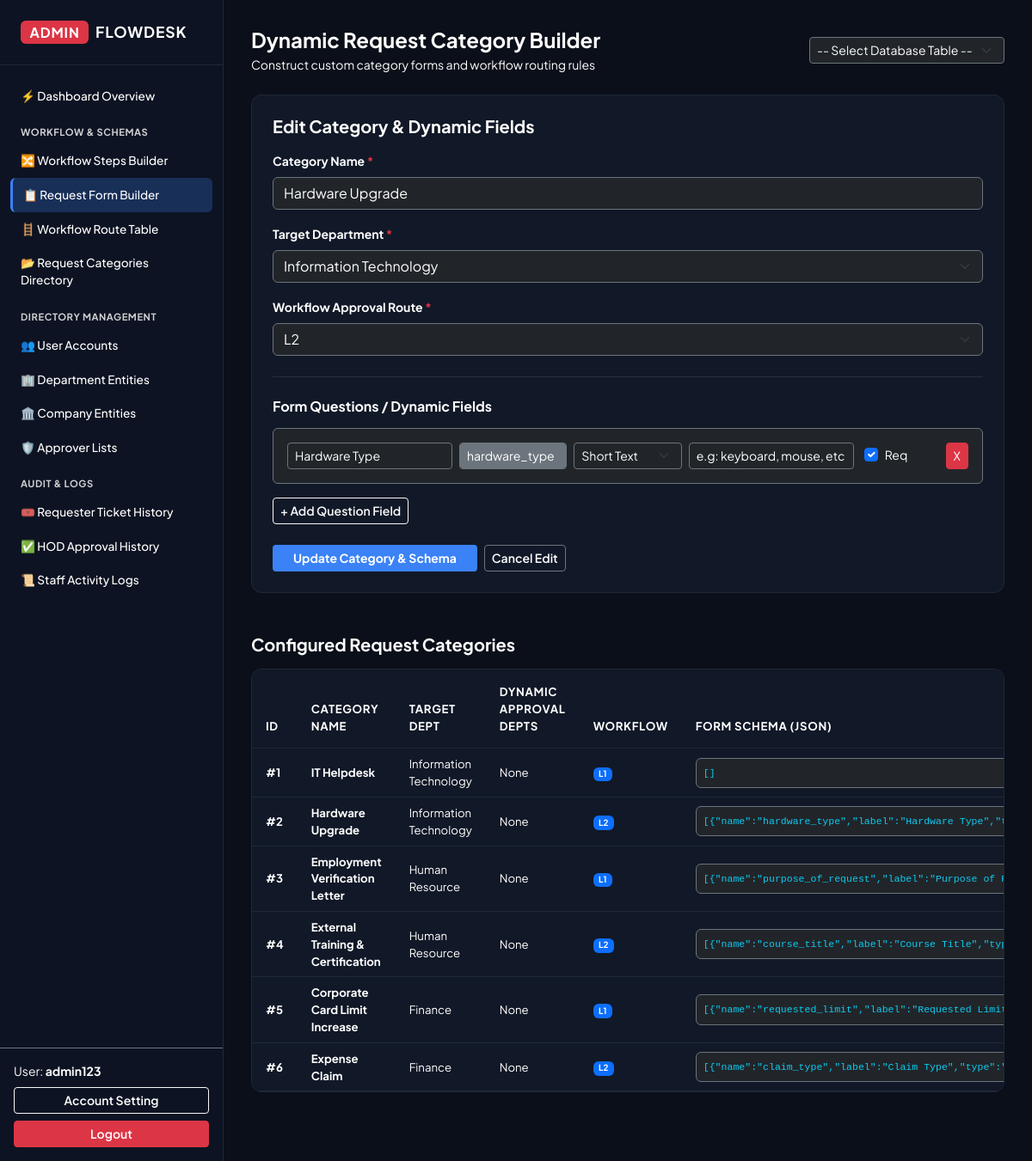
Screenshot of /admin/request_type_manager.php?edit_id=2 (signed in) with the database file from the repository.
### tables this page shows
CREATE TABLE `request_types` (
  `type_id` int(11) NOT NULL,
  `type_name` varchar(100) NOT NULL,
  `target_department_id` int(11) DEFAULT NULL,
  `workflow_route` varchar(20) NOT NULL,
  `form_schema` longtext DEFAULT NULL CHECK (json_valid(`form_schema`)),
  `is_requester_workflow` tinyint(1) NOT NULL DEFAULT 0
);

CREATE TABLE `departments` (
  `department_id` int(11) NOT NULL,
  `department_name` varchar(100) NOT NULL,
  `company_id` int(11) NOT NULL
);

### admin/request_type_manager.php (the view, shortened to what this page needs)
<?php
require_once dirname(__DIR__) . '/config/db.php';
$editingCategory = null;
if (isset($_GET['edit_id'])) {
    $editId = filter_input(INPUT_GET, 'edit_id', FILTER_VALIDATE_INT);
    if ($editId) {
        $editStmt = $pdo->prepare("SELECT * FROM request_types WHERE type_id = :id");
        $editStmt->execute(['id' => $editId]);
        $editingCategory = $editStmt->fetch(PDO::FETCH_ASSOC);
    }
}
try {
    $departments = $pdo->query("SELECT * FROM departments ORDER BY department_name ASC")->fetchAll(PDO::FETCH_ASSOC);
    $categoriesStmt = $pdo->query("
        SELECT rt.type_id, rt.type_name, rt.target_department_id,
               rt.workflow_route, rt.form_schema, rt.is_requester_workflow, d.department_name
        FROM request_types rt
        LEFT JOIN departments d ON rt.target_department_id = d.department_id
        ORDER BY rt.type_id ASC
    ");
    $categories = $categoriesStmt->fetchAll(PDO::FETCH_ASSOC);
    $approvalDepartmentsByType = [];
} catch (PDOException $e) {
    die('Error loading database records: ' . htmlspecialchars($e->getMessage()));
}
$workflowRoutes = [];
$dynamicApprovalSteps = [];
try {
    $routeStepStmt = $pdo->query('SELECT workflow_route, step_number, approver_type FROM workflow_steps ORDER BY workflow_route ASC, step_number ASC');
    foreach ($routeStepStmt->fetchAll(PDO::FETCH_ASSOC) as $routeStep) {
        $route = $routeStep['workflow_route'];
        if (!isset($dynamicApprovalSteps[$route])) {
            $dynamicApprovalSteps[$route] = [];
        }
    }
    $workflowRoutes = array_keys($dynamicApprovalSteps);
} catch (PDOException $e) {
    $workflowRoutes = ['No Route Exist!'];
}
?>
<!DOCTYPE html>
<html lang="en">
<head>
    <link href="https://cdn.jsdelivr.net/npm/bootstrap@5.3.2/dist/css/bootstrap.min.css" rel="stylesheet">
</head>
<body>
    <aside class="app-sidebar">
        <div class="sidebar-brand d-flex align-items-center gap-2">
            <span class="badge bg-danger fs-6">ADMIN</span> FLOWDESK
        </div>
        <div class="sidebar-nav">
            <a href="admin_dashboard.php" class="sidebar-link">
                ⚡ Dashboard Overview
            </a>
            <div class="nav-section-title">Workflow & Schemas</div>
            <a href="workflow_steps_manager.php" class="sidebar-link">🔀 Workflow Steps Builder</a>
            <a href="request_type_manager.php" class="sidebar-link active">📋 Request Form Builder</a>
            <a href="admin_dashboard.php?table=workflow_steps" class="sidebar-link">🪜 Workflow Route Table</a>
            <a href="admin_dashboard.php?table=request_types" class="sidebar-link">📂 Request Categories Directory</a>
            <div class="nav-section-title">Directory Management</div>
            <a href="admin_dashboard.php?table=users" class="sidebar-link">👥 User Accounts</a>
            <a href="admin_dashboard.php?table=departments" class="sidebar-link">🏢 Department Entities</a>
            <a href="admin_dashboard.php?table=companies" class="sidebar-link">🏛️ Company Entities</a>
            <a href="admin_dashboard.php?table=approvers" class="sidebar-link">🛡️ Approver Lists</a>
            <div class="nav-section-title">Audit & Logs</div>
            <a href="admin_dashboard.php?table=tickets" class="sidebar-link">🎟️ Requester Ticket History</a>
            <a href="admin_dashboard.php?table=ticket_approvals" class="sidebar-link">✅ HOD Approval History</a>
            <a href="admin_dashboard.php?table=ticket_logs" class="sidebar-link">📜 Staff Activity Logs</a>
        </div>
        <div class="p-3 border-top border-secondary">
            <div class="small mb-2">User: <strong><?= htmlspecialchars($_SESSION['admin_username']); ?></strong></div>
            <a href="admin_reset_pass.php" class="btn btn-outline-light btn-sm w-100 mb-2 fw-semibold">Account Setting</a>
            <a href="admin_dashboard.php?action=logout" class="btn btn-danger btn-sm w-100 fw-semibold">Logout</a>
        </div>
    </aside>
    <main class="app-main">
        <div class="d-flex justify-content-between align-items-center mb-4">
            <div>
                <h4 class="fw-bold mb-1">Dynamic Request Category Builder</h4>
                <p class="small mb-0">Construct custom category forms and workflow routing rules</p>
            </div>
            <form method="GET" action="admin_dashboard.php" class="d-flex align-items-center gap-2">
                <select name="table" class="form-select form-select-sm bg-dark border-secondary" onchange="this.form.submit()">
                    <option value="">-- Select Database Table --</option>
                </select>
            </form>
        </div>
        <div class="glass-card p-4 mb-5">
            <h5 class="fw-bold mb-3"><?= $editingCategory ? 'Edit Category & Dynamic Fields' : 'Create New Category & Custom Fields' ?></h5>
            <form method="POST" action="request_type_manager.php">
                <div class="mb-3">
                    <label for="type_name" class="form-label small fw-bold">Category Name <span class="text-danger">*</span></label>
                    <input type="text" id="type_name" name="type_name" class="form-control bg-dark border-secondary" required placeholder="e.g: Parking Pass Request" value="<?= htmlspecialchars($editingCategory['type_name'] ?? '') ?>">
                </div>
                <div id="standard-category-fields">
                    <div class="mb-3">
                        <label for="target_department_id" class="form-label small fw-bold">Target Department <span class="text-danger">*</span></label>
                        <select id="target_department_id" name="target_department_id" class="form-select bg-dark border-secondary" required>
                            <?php foreach ($departments as $d): ?>
                                <option value="<?= htmlspecialchars($d['department_id']) ?>" <?= isset($editingCategory) && $editingCategory['target_department_id'] == $d['department_id'] ? 'selected' : '' ?>>
                                    <?= htmlspecialchars($d['department_name']) ?>
                                </option>
                            <?php endforeach; ?>
                        </select>
                    </div>
                </div>
                <fieldset id="standard-workflow-fields" class="p-0 m-0 border-0">
                    <div class="mb-3">
                        <label for="workflow_route" class="form-label small fw-bold">Workflow Approval Route <span class="text-danger">*</span></label>
                        <select id="workflow_route" name="workflow_route" class="form-select bg-dark border-secondary" required onchange="renderStepApprovalDepartments()">
                            <?php foreach ($workflowRoutes as $route): ?>
                                <option value="<?= htmlspecialchars($route) ?>" <?= isset($editingCategory) && $editingCategory['workflow_route'] === $route ? 'selected' : '' ?>>
                                    <?= htmlspecialchars($route) ?>
                                </option>
                            <?php endforeach; ?>
                        </select>
                    </div>
                    <hr class="border-secondary my-4">
                    <h6 class="fw-bold mb-3">Form Questions / Dynamic Fields</h6>
                    <div id="builder-container" class="mb-3"></div>
                    <button type="button" class="btn btn-outline-light btn-sm mb-3 fw-semibold" onclick="addQuestionField()">+ Add Question Field</button>
                </fieldset>
                <div class="d-flex gap-2 pt-2">
                    <button type="submit" class="btn btn-action-primary btn-sm px-4 fw-bold"><?= $editingCategory ? 'Update Category & Schema' : 'Save Category & Form Schema' ?></button>
                    <?php if ($editingCategory): ?>
                        <a href="request_type_manager.php" class="btn btn-outline-secondary btn-sm fw-semibold">Cancel Edit</a>
                    <?php endif; ?>
                </div>
            </form>
        </div>
        <h5 class="fw-bold mb-3">Configured Request Categories</h5>
        <div class="glass-card overflow-hidden mb-5">
            <div class="table-responsive">
                <table class="table table-dark-custom table-hover align-middle mb-0">
                    <thead>
                        <tr>
                            <th class="py-3 px-3">ID</th>
                            <th class="py-3 px-3">CATEGORY NAME</th>
                            <th class="py-3 px-3">TARGET DEPT</th>
                            <th class="py-3 px-3">DYNAMIC APPROVAL DEPTS</th>
                            <th class="py-3 px-3">WORKFLOW</th>
                            <th class="py-3 px-3">FORM SCHEMA (JSON)</th>
                        </tr>
                    </thead>
                    <tbody>
                        <?php if (!empty($categories)): ?>
                            <?php foreach ($categories as $cat): ?>
                                <tr>
                                    <td class="px-3"><strong>#<?= htmlspecialchars($cat['type_id']) ?></strong></td>
                                    <td class="px-3"><strong><?= htmlspecialchars($cat['type_name']) ?></strong></td>
                                    <td class="px-3"><?= htmlspecialchars($cat['department_name'] ?? 'N/A') ?></td>
                                    <td class="px-3"><?= htmlspecialchars(implode(', ', $approvalDepartmentsByType[(int)$cat['type_id']] ?? []) ?: 'None') ?></td>
                                    <td class="px-3"><span class="badge bg-primary"><?= htmlspecialchars($cat['workflow_route'] ?? 'N/A') ?></span></td>
                                    <td class="px-3">
                                        <pre class="bg-dark p-2 border border-secondary rounded mb-0 small text-info" style="max-height: 80px; overflow-y: auto;"><?= htmlspecialchars($cat['form_schema'] ?? '[]') ?></pre>
                                    </td>
                                </tr>
                            <?php endforeach; ?>
                        <?php else: ?>
                            <tr>
                                <td colspan="7" class="text-center py-4">No categories configured in system.</td>
                            </tr>
                        <?php endif; ?>
                    </tbody>
                </table>
            </div>
        </div>
    </main>
</body>
</html>

### admin/request_type_manager.php (style rules this page uses)
:root { --sidebar-width: 260px; --bg-body: #0b0f19; --bg-card: #111827; --border-color: #1f2937; --text-white: #ffffff; --accent-blue: #3b82f6; }
body { font-family: 'Plus Jakarta Sans', sans-serif; background-color: var(--bg-body); color: var(--text-white); min-height: 100vh; }
body, p, span, div, h1, h2, h3, h4, h5, h6, label, td, th, input, select, textarea, a { color: #ffffff !important; }
::placeholder { color: #94a3b8 !important; opacity: 1 !important; }
.app-sidebar { width: var(--sidebar-width); background-color: #0d1322; border-right: 1px solid var(--border-color); position: fixed; top: 0; bottom: 0; left: 0; z-index: 1000; display: flex; flex-direction: column; }
.sidebar-brand { padding: 1.5rem; font-weight: 700; font-size: 1.1rem; letter-spacing: 0.05em; border-bottom: 1px solid var(--border-color); }
.sidebar-nav { padding: 1rem 0.75rem; flex-grow: 1; overflow-y: auto; }
.nav-section-title { font-size: 0.7rem; text-transform: uppercase; color: #ffffff !important; font-weight: 700; padding: 0.85rem 0.75rem 0.35rem; letter-spacing: 0.05em; opacity: 0.8; }
.sidebar-link { display: flex; align-items: center; padding: 0.6rem 0.75rem; color: #ffffff !important; border-radius: 6px; font-size: 0.85rem; font-weight: 500; text-decoration: none; transition: all 0.15s ease; }
.sidebar-link:hover, .sidebar-link.active { background-color: rgba(59, 130, 246, 0.25); color: #ffffff !important; }
.sidebar-link.active { border-left: 3px solid var(--accent-blue); }
.app-main { margin-left: var(--sidebar-width); padding: 2rem; }
.glass-card { background-color: var(--bg-card); border: 1px solid var(--border-color); border-radius: 12px; }
.table-dark-custom { --bs-table-bg: var(--bg-card); --bs-table-border-color: var(--border-color); --bs-table-color: #ffffff; font-size: 0.825rem; }
.table-dark-custom thead { background-color: #1f2937; color: #ffffff !important; font-weight: 600; text-transform: uppercase; letter-spacing: 0.05em; }
.btn-action-primary { background-color: var(--accent-blue); color: #fff !important; border: none; font-weight: 600; }

### rows the page displays
request_types: type_name "Hardware Upgrade", target_department_id "Information Technology", workflow_route "L2", type_id "2", target_department.department_name "Information Technology", type_id "None", form_schema "[{\"name\":\"hardware_type\",\"label\":\"Hardware…"
request_types: type_id "1", type_name "IT Helpdesk", target_department.department_name "Information Technology", type_id "None", workflow_route "L1", form_schema "[]"
request_types: type_id "3", type_name "Employment Verification Letter", target_department.department_name "Human Resource", type_id "None", workflow_route "L1", form_schema "[{\"name\":\"purpose_of_request\",\"label\":\"Purpose of…"
request_types: type_id "4", type_name "External Training & Certification", target_department.department_name "Human Resource", type_id "None", workflow_route "L2", form_schema "[{\"name\":\"course_title\",\"label\":\"Course…"
request_types: type_id "5", type_name "Corporate Card Limit Increase", target_department.department_name "Finance", type_id "None", workflow_route "L1", form_schema "[{\"name\":\"requested_limit\",\"label\":\"Requested…"
request_types: type_id "6", type_name "Expense Claim", target_department.department_name "Finance", type_id "None", workflow_route "L2", form_schema "[{\"name\":\"claim_type\",\"label\":\"Claim…"

### other values shown
$_SESSION['admin_username'] "admin123"
